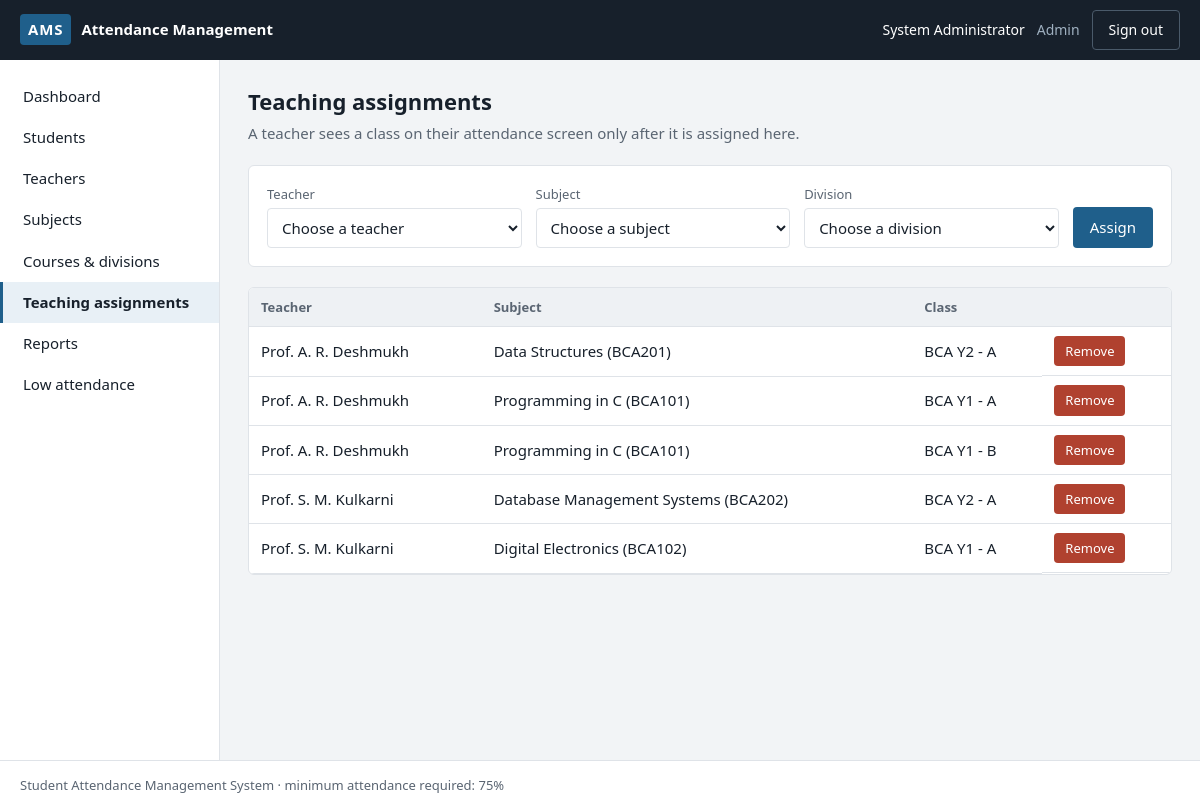
The app's page /admin/assignments.php (signed in) with its own data.
### tables this page shows
CREATE TABLE teacher_subjects (
    id          INT AUTO_INCREMENT PRIMARY KEY,
    teacher_id  INT NOT NULL,
    subject_id  INT NOT NULL,
    division_id INT NOT NULL,
    UNIQUE KEY uq_assignment (teacher_id, subject_id, division_id),
    FOREIGN KEY (teacher_id)  REFERENCES teachers(id)  ON DELETE CASCADE,
    FOREIGN KEY (subject_id)  REFERENCES subjects(id)  ON DELETE CASCADE,
    FOREIGN KEY (division_id) REFERENCES divisions(id) ON DELETE CASCADE
);

CREATE TABLE users (
    id         INT AUTO_INCREMENT PRIMARY KEY,
    name       VARCHAR(100) NOT NULL,
    email      VARCHAR(120) NOT NULL UNIQUE,
    password   VARCHAR(255) NOT NULL,             
    role       ENUM('admin','teacher','student') NOT NULL,
    is_active  TINYINT(1) NOT NULL DEFAULT 1,
    created_at TIMESTAMP DEFAULT CURRENT_TIMESTAMP
);

CREATE TABLE subjects (
    id        INT AUTO_INCREMENT PRIMARY KEY,
    course_id INT NOT NULL,
    year      TINYINT NOT NULL,
    name      VARCHAR(120) NOT NULL,
    code      VARCHAR(20) NOT NULL UNIQUE,
    FOREIGN KEY (course_id) REFERENCES courses(id) ON DELETE CASCADE
);

CREATE TABLE courses (
    id             INT AUTO_INCREMENT PRIMARY KEY,
    name           VARCHAR(100) NOT NULL,
    code           VARCHAR(20)  NOT NULL UNIQUE,
    duration_years TINYINT NOT NULL DEFAULT 3
);

CREATE TABLE divisions (
    id        INT AUTO_INCREMENT PRIMARY KEY,
    course_id INT NOT NULL,
    year      TINYINT NOT NULL,
    name      VARCHAR(20) NOT NULL,
    UNIQUE KEY uq_division (course_id, year, name),
    FOREIGN KEY (course_id) REFERENCES courses(id) ON DELETE CASCADE
);

### includes/functions.php (called while the page is built, shortened)
<?php
function base_url(string $path = ''): string {
    $root = rtrim(str_replace('\\', '/', dirname($_SERVER['SCRIPT_NAME'])), '/');
    foreach (['/admin', '/teacher', '/student'] as $sub) {
        if (substr($root, -strlen($sub)) === $sub) {
            $root = substr($root, 0, -strlen($sub));
            break;
        }
    }
    return ($root === '' ? '' : $root) . '/' . ltrim($path, '/');
}
function e($value): string {
    return htmlspecialchars((string) $value, ENT_QUOTES, 'UTF-8');
}

### includes/auth.php (called while the page is built, shortened)
<?php
function current_role(): ?string {
    return $_SESSION['role'] ?? null;
}

### admin/assignments.php (the view, shortened to what this page needs)
<?php
require_once __DIR__ . '/../includes/bootstrap.php';
$rows = $pdo->query("
    SELECT ts.id, u.name AS teacher, sub.name AS subject, sub.code,
           c.code AS course, d.year, d.name AS division
    FROM teacher_subjects ts
    JOIN teachers t  ON t.id = ts.teacher_id
    JOIN users u     ON u.id = t.user_id
    JOIN subjects sub ON sub.id = ts.subject_id
    JOIN divisions d ON d.id = ts.division_id
    JOIN courses c   ON c.id = d.course_id
    ORDER BY u.name, sub.name")->fetchAll();
require_once __DIR__ . '/../includes/header.php';
?>
<h1>Teaching assignments</h1>
<p class="sub">A teacher sees a class on their attendance screen only after it is assigned here.</p>
<div class="card">
    <form method="post">
        <div class="row">
            <div class="field">
                <label for="teacher_id">Teacher</label>
                <select id="teacher_id" name="teacher_id" required>
                    <option value="">Choose a teacher</option>
                </select>
            </div>
            <div class="field">
                <label for="subject_id">Subject</label>
                <select id="subject_id" name="subject_id" required>
                    <option value="">Choose a subject</option>
                </select>
            </div>
            <div class="field">
                <label for="division_id">Division</label>
                <select id="division_id" name="division_id" required>
                    <option value="">Choose a division</option>
                </select>
            </div>
            <div class="field" style="flex:0 0 auto"><button class="btn" type="submit">Assign</button></div>
        </div>
    </form>
</div>
<?php if (!$rows): ?>
    <div class="empty">No assignments yet. Teachers cannot mark attendance until you add one.</div>
<?php else: ?>
<div class="table-wrap">
<table>
    <thead><tr><th>Teacher</th><th>Subject</th><th>Class</th><th></th></tr></thead>
    <tbody>
    <?php foreach ($rows as $r): ?>
        <tr>
            <td><?= e($r['teacher']) ?></td>
            <td><?= e($r['subject'] . ' (' . $r['code'] . ')') ?></td>
            <td><?= e($r['course'] . ' Y' . $r['year'] . ' - ' . $r['division']) ?></td>
            <td class="actions">
                <a class="btn btn-danger btn-sm" href="?delete=<?= (int) $r['id'] ?>"
                   onclick="return confirm('Remove this assignment?')">Remove</a>
            </td>
        </tr>
    <?php endforeach; ?>
    </tbody>
</table>
</div>
<?php endif; ?>
<?php require_once __DIR__ . '/../includes/footer.php'; ?>

### includes/header.php (shortened to what this page needs)
<?php
$role  = current_role();
$nav = [
    'admin' => [
        ['admin/dashboard.php',      'Dashboard'],
        ['admin/students.php',       'Students'],
        ['admin/teachers.php',       'Teachers'],
        ['admin/subjects.php',       'Subjects'],
        ['admin/divisions.php',      'Courses & divisions'],
        ['admin/assignments.php',    'Teaching assignments'],
        ['admin/reports.php',        'Reports'],
        ['admin/low_attendance.php', 'Low attendance'],
    ],
    'teacher' => [
        ['teacher/dashboard.php',       'Dashboard'],
        ['teacher/mark_attendance.php', 'Mark attendance'],
        ['teacher/history.php',         'Attendance history'],
        ['teacher/reports.php',         'Reports'],
    ],
    'student' => [
        ['student/dashboard.php', 'My attendance'],
        ['student/history.php',   'Day-by-day record'],
    ],
];
$current = basename($_SERVER['SCRIPT_NAME']);
?>
<!DOCTYPE html>
<html lang="en">
<head>
<link rel="stylesheet" href="<?= e(base_url('assets/css/style.css')) ?>">
</head>
<body>
<header class="topbar">
    <a class="brand" href="<?= e(base_url($role . '/dashboard.php')) ?>">
        <span class="brand-mark">AMS</span>
        <span class="brand-text">Attendance Management</span>
    </a>
    <div class="who">
        <span class="who-name"><?= e($_SESSION['name'] ?? '') ?></span>
        <span class="who-role"><?= e(ucfirst((string) $role)) ?></span>
        <a class="btn btn-quiet" href="<?= e(base_url('logout.php')) ?>">Sign out</a>
    </div>
</header>
<div class="shell">
    <nav class="side">
        <?php foreach (($nav[$role] ?? []) as $item): ?>
            <a class="side-link<?= basename($item[0]) === $current ? ' is-active' : '' ?>"
               href="<?= e(base_url($item[0])) ?>"><?= e($item[1]) ?></a>
        <?php endforeach; ?>
    </nav>
    <main class="main">

### includes/footer.php
    </main>
</div>
<footer class="foot">
    Student Attendance Management System &middot; minimum attendance required: <?= (int) MIN_ATTENDANCE ?>%
</footer>
</body>
</html>

### assets/css/style.css (style rules this page uses)
:root { --ink: #17202b; --ink-soft: #5a6572; --line: #dfe3e8; --paper: #f2f4f6; --card: #ffffff; --accent: #1f5f8b; --accent-dim: #e8f0f6; --present: #2e7d5b; --absent: #b0412f; --warn: #b7791f; --radius: 6px; }
* { box-sizing: border-box; }
body { margin: 0; font-family: "Segoe UI", Roboto, "Helvetica Neue", Arial, sans-serif; font-size: 15px; line-height: 1.55; color: var(--ink); background: var(--paper); }
a { color: var(--accent); }
.topbar { display: flex; align-items: center; justify-content: space-between; gap: 16px; padding: 10px 20px; background: var(--ink); color: #fff; }
.brand { display: flex; align-items: center; gap: 10px; color: #fff; text-decoration: none; }
.brand-mark { font-weight: 700; letter-spacing: 0.06em; background: var(--accent); padding: 4px 8px; border-radius: 4px; }
.brand-text { font-weight: 600; }
.who { display: flex; align-items: center; gap: 12px; font-size: 14px; }
.who-role { color: #9fb0c0; }
.shell { display: flex; align-items: flex-start; min-height: calc(100vh - 100px); }
.side { width: 220px; flex: 0 0 220px; background: var(--card); border-right: 1px solid var(--line); padding: 16px 0; min-height: calc(100vh - 100px); }
.side-link { display: block; padding: 9px 20px; color: var(--ink); text-decoration: none; border-left: 3px solid transparent; }
.side-link.is-active { border-left-color: var(--accent); background: var(--accent-dim); font-weight: 600; }
.main { flex: 1; padding: 24px 28px 48px; max-width: 1100px; }
h1 { font-size: 22px; margin: 0 0 4px; }
.sub { color: var(--ink-soft); margin: 0 0 20px; }
.card { background: var(--card); border: 1px solid var(--line); border-radius: var(--radius); padding: 18px; margin-bottom: 20px; }
table { width: 100%; border-collapse: collapse; background: var(--card); }
th, td { padding: 9px 12px; text-align: left; border-bottom: 1px solid var(--line); }
th { background: #eef1f4; font-weight: 600; font-size: 13px; color: var(--ink-soft); }
.table-wrap { border: 1px solid var(--line); border-radius: var(--radius); overflow: auto; margin-bottom: 20px; }
label { display: block; font-size: 13px; color: var(--ink-soft); margin-bottom: 4px; }
input[type=text], input[type=email], input[type=password], input[type=date], input[type=number], select { width: 100%; padding: 8px 10px; border: 1px solid var(--line); border-radius: 4px; font: inherit; background: #fff; color: var(--ink); }
.field { margin-bottom: 14px; }
.row { display: flex; flex-wrap: wrap; gap: 14px; align-items: flex-end; }
.row > .field { flex: 1 1 180px; margin-bottom: 0; }
.btn { display: inline-block; padding: 8px 16px; border: 1px solid transparent; border-radius: 4px; background: var(--accent); color: #fff; font: inherit; cursor: pointer; text-decoration: none; }
.btn-quiet { background: transparent; border-color: #4a5a6a; color: #fff; }
.btn-danger { background: var(--absent); }
.btn-sm { padding: 4px 10px; font-size: 13px; }
.actions { display: flex; gap: 8px; align-items: center; }
.foot { padding: 14px 20px; color: var(--ink-soft); font-size: 13px; border-top: 1px solid var(--line); background: var(--card); }

### records on screen
teacher_subjects: users.name "Prof. A. R. Deshmukh", subject.code "Data Structures (BCA201)", courses.code "BCA Y2 - A"
teacher_subjects: users.name "Prof. A. R. Deshmukh", subject.code "Programming in C (BCA101)", courses.code "BCA Y1 - A"
teacher_subjects: users.name "Prof. A. R. Deshmukh", subject.code "Programming in C (BCA101)", courses.code "BCA Y1 - B"
teacher_subjects: users.name "Prof. S. M. Kulkarni", subject.code "Database Management Systems (BCA202)", courses.code "BCA Y2 - A"
teacher_subjects: users.name "Prof. S. M. Kulkarni", subject.code "Digital Electronics (BCA102)", courses.code "BCA Y1 - A"

### other values on screen
$_SESSION['name'] "System Administrator"
$role "Admin"
$item[1] "Dashboard"
$item[1] "Students"
$item[1] "Teachers"
$item[1] "Subjects"
$item[1] "Courses & divisions"
$item[1] "Teaching assignments"
$item[1] "Reports"
$item[1] "Low attendance"
MIN_ATTENDANCE "75"
